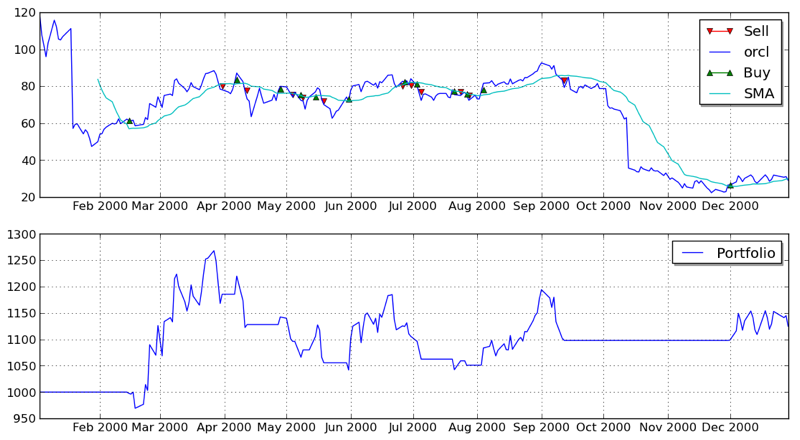

Recreate this plot in Python.
from pyalgotrade import strategy
from pyalgotrade import plotter
from pyalgotrade.barfeed import csvfeed
from pyalgotrade.technical import ma
from pyalgotrade.technical import cross

class MyStrategy(strategy.Strategy):
	def __init__(self, feed, smaPeriod):
		strategy.Strategy.__init__(self, feed, 1000)
		closeDS = feed.getDataSeries("orcl").getCloseDataSeries()
		self.__sma = ma.SMA(closeDS, smaPeriod)
		self.__crossAbove = cross.CrossAbove(closeDS, self.__sma)
		self.__crossBelow = cross.CrossBelow(closeDS, self.__sma)
		self.__position = None
		self.__result = 0

	def getSMA(self):
		return self.__sma

	def onEnterCanceled(self, position):
		self.__position = None

	def onExitOk(self, position):
		self.__position = None

	def onExitCanceled(self, position):
		# If the exit was canceled, re-submit it.
		self.exitPosition(self.__position)

	def onBars(self, bars):
		# Wait for enough bars to be available to calculate the CrossAbove indicator.
		if self.__crossAbove is None:
			return

		# If a position was not opened, check if we should enter a long position.
		if self.__position == None:
			if self.__crossAbove.getValue() > 0:
				# Enter a buy market order for 10 orcl shares. The order is good till canceled.
				self.__position = self.enterLong("orcl", 10, True)
		# Check if we have to exit the position.
		elif self.__crossBelow.getValue() > 0:
			 self.exitPosition(self.__position)

	def onFinish(self, bars):
		print "Final portfolio value: $%.2f" % self.getBroker().getValue(bars)
		self.__result = self.getBroker().getValue(bars)

	def getResult(self):
		return self.__result

def run_strategy(smaPeriod):
	# Load the yahoo feed from the CSV file
	feed = csvfeed.YahooFeed()
	feed.addBarsFromCSV("orcl", "orcl-2000.csv")

	# Evaluate the strategy with the feed's bars.
	myStrategy = MyStrategy(feed, smaPeriod)
	# Attach the strategy to the plotter.
	plt = plotter.StrategyPlotter(myStrategy)
	# Include the SMA in the main subplot, to get it displayed along with the closing prices.
	plt.getMainSubPlot().addDataSeries("SMA", myStrategy.getSMA())
	# Run the strategy.
	myStrategy.run()
	# Plot the strategy.
	plt.plot()

run_strategy(20)
